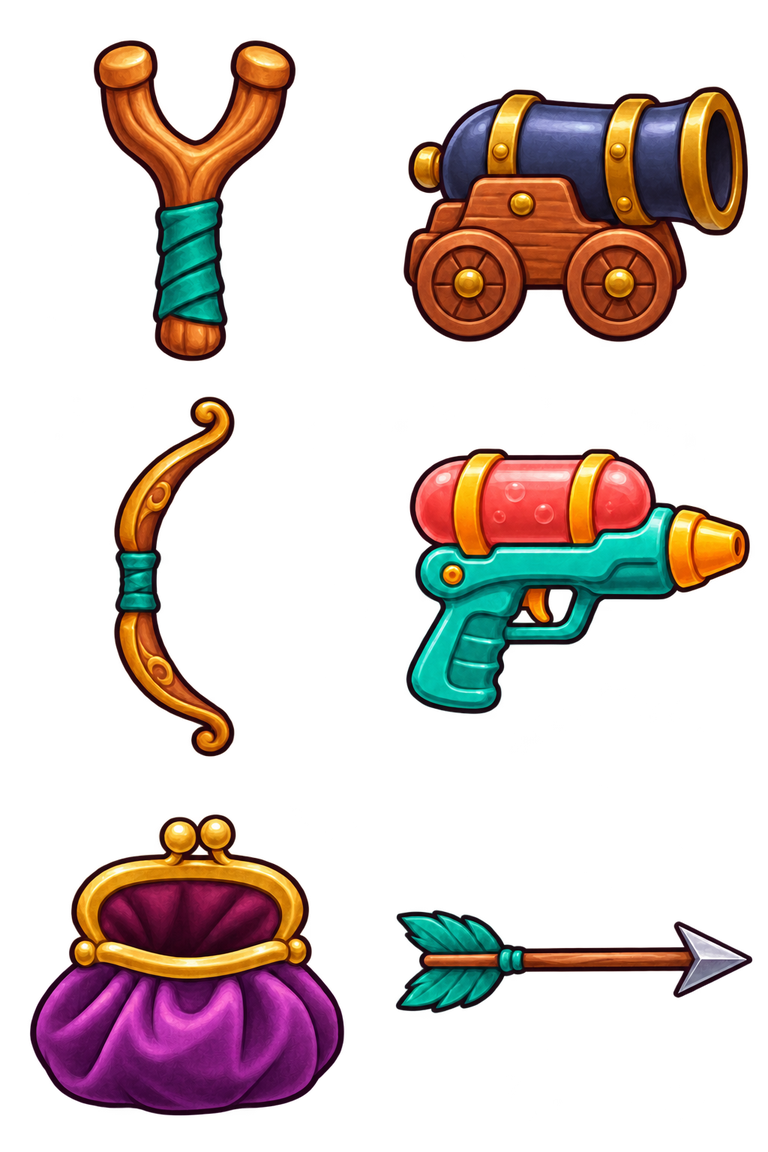
#> input picture workout/island/design/slingshot-cannon-v1/source/components.webp, 768 x 1152 px
$ python synthesize.py
#> lines starting #> are read from the running program, lines starting #| are printed output that depends on the picture
#!/usr/bin/env python3
"""Build the isolated Island armory. Python 3.10+, Pillow, NumPy, FFmpeg.

No network, samples, fonts, or files outside this package are needed. The
image-generation source is committed; all animation, particles and sound are
deterministic. --check validates shipped assets without regenerating them.
"""
from __future__ import annotations

import argparse
import hashlib
import json
import math
from pathlib import Path
import subprocess
import tempfile
import wave

import numpy as np
from PIL import Image, ImageDraw

ROOT = Path(__file__).resolve().parent
SIZE, SCALE, RATE = 256, 3, 44100
BASE = "43b27dc235387e3cb737aee9558cdf9d5fd5a262"
INK = "#382039"
COLORS = {"slingshot": "#f7b54b", "cannon": "#ff9255", "bow": "#69c9ad",
          "water": "#51cfe6", "purse": "#e6a2f4"}
LABELS = {"slingshot": "קלע צבעוני", "cannon": "תותח כבד", "bow": "קשת נוצות",
          "water": "רובה מים", "purse": "ארנק מטבעות"}
COUNTS = {"slingshot": 6, "cannon": 8, "bow": 6, "water": 6, "purse": 6}
DURATIONS = {"slingshot": [90, 100, 140, 55, 70, 95],
             "cannon": [90, 70, 80, 55, 65, 85, 100, 115],
             "bow": [90, 100, 140, 50, 70, 100],
             "water": [80, 70, 80, 55, 65, 90],
             "purse": [90, 90, 120, 60, 90, 100]}
RELEASE = 3
DESCRIPTIONS = {
    "slingshot": "גומי נמתח · 6 פריימים · שלושה צבעים",
    "cannon": "פגז כבד · עשן ירי · 8 פריימים",
    "bow": "מיתר נמתח · חץ עץ עם נוצות טורקיז",
    "water": "לחיצת הדק · טיפות ושובל בועות",
    "purse": "ארנק קופץ · מטבעות זהב · צלצול משעשע",
}


class Art:
    """Supersampled particle/component compositor in 256px coordinates."""
    def __init__(self):
        self.im = Image.new("RGBA", (SIZE * SCALE,) * 2)
        self.d = ImageDraw.Draw(self.im)

    def ellipse(self, box, fill, outline=None, width=1):
        self.d.ellipse(tuple(round(v * SCALE) for v in box), fill,
                       outline, round(width * SCALE))

    def line(self, pts, fill, width=2):
        self.d.line([(round(x * SCALE), round(y * SCALE)) for x, y in pts],
                    fill, round(width * SCALE), joint="curve")

    def polygon(self, pts, fill, outline=None, width=1):
        self.d.polygon([(round(x * SCALE), round(y * SCALE)) for x, y in pts],
                       fill, outline, round(width * SCALE))

    def paste(self, im, box, rotation=0):
        x, y, w, h = box
        layer = im.resize((round(w * SCALE), round(h * SCALE)), Image.Resampling.LANCZOS)
        if rotation:
            layer = layer.rotate(rotation, Image.Resampling.BICUBIC, expand=True)
            x -= (layer.width / SCALE - w) / 2
            y -= (layer.height / SCALE - h) / 2
        self.im.alpha_composite(layer, (round(x * SCALE), round(y * SCALE)))

    def finish(self):
        return self.im.resize((SIZE, SIZE), Image.Resampling.LANCZOS)


def component_sources():
    """Extract the six uniformly placed generated components, preserving alpha."""
    sheet = Image.open(ROOT / "source/components.webp").convert("RGBA")
#> sheet is the input picture: PIL image 768x1152 RGBA; mean R, G, B, A 44.5, 22.8, 19.8, 70.5
    w, h = sheet.width // 2, sheet.height // 3
    parts = {}
    for i, key in enumerate([*COUNTS, "arrow"]):
        cell = sheet.crop((i % 2 * w, i // 2 * h, (i % 2 + 1) * w, (i // 2 + 1) * h))
        # Bounding-box measurement ignores subvisible export noise; pixel alpha is preserved.
        bounds = cell.getchannel("A").point(lambda a: 255 if a > 48 else 0).getbbox()
        x0, y0, x1, y1 = bounds
        parts[key] = cell.crop((max(0, x0 - 2), max(0, y0 - 2), min(w, x1 + 2), min(h, y1 + 2)))
#> this loop made 6 passes
#> (x0, y0, x1, y1) on passes 1 to 6: (94, 40, 296, 361), (19, 86, 364, 342), (114, 12, 235, 373), (22, 64, 366, 330), (30, 46, 344, 348), (12, 142, 369, 245)
#> pass 1, in component_sources, `cell = sheet.crop((i % 2 * w, i // 2 * h, (i % 2 + 1) * w, (i // 2 + 1..`:
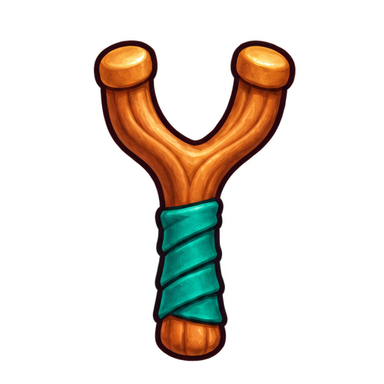
#> cell: PIL image 384x384 RGBA; mean R, G, B, A 23.9, 17.1, 9.5, 47.9; transparent parts drawn white
#> pass 2, in component_sources, `cell = sheet.crop((i % 2 * w, i // 2 * h, (i % 2 + 1) * w, (i // 2 + 1..`:
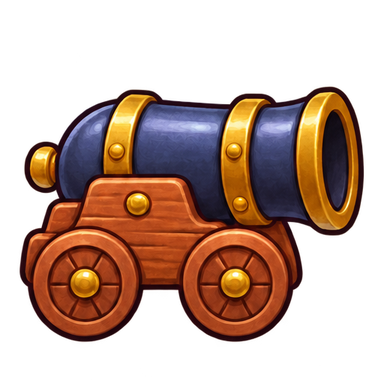
#> cell: PIL image 384x384 RGBA; mean R, G, B, A 59.3, 33, 20.9, 114.5; transparent parts drawn white
#> pass 3, in component_sources, `cell = sheet.crop((i % 2 * w, i // 2 * h, (i % 2 + 1) * w, (i // 2 + 1..`:
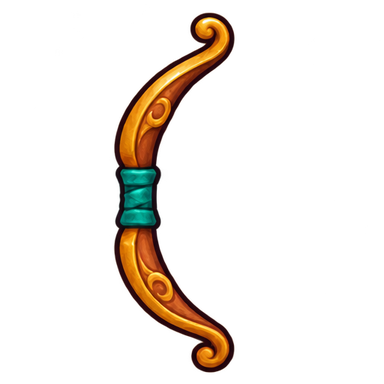
#> cell: PIL image 384x384 RGBA; mean R, G, B, A 15.3, 9.4, 3.4, 27.6; transparent parts drawn white
#> after the loop, parts = 6 items
    return parts


def ball(a, cx, cy, r, color):
    a.ellipse((cx-r, cy-r, cx+r, cy+r), color, INK, max(1, r*.07))
    a.ellipse((cx-r*.65, cy-r*.7, cx+r*.6, cy+r*.4), color)
    a.ellipse((cx-r*.5, cy-r*.62, cx-r*.02, cy-r*.27), (255, 255, 245, 220))
    a.line([(cx-r*.43, cy+r*.56), (cx+r*.35, cy+r*.72)], (255, 255, 255, 105), max(1, r*.06))


# [20 lines left out: functions coin, droplet, not called in this run]


def star(a, cx, cy, r, color, arms=5, inner=.43, rot=0):
    pts = []
    for i in range(arms*2):
        angle = i*math.pi/arms + rot
        radius = r if i % 2 == 0 else r*inner
        pts.append((cx+math.cos(angle)*radius, cy+math.sin(angle)*radius))
    a.polygon(pts, color, INK, 1.7)


# [9 lines left out: function smoke, not called in this run]


def projectile(key, parts, variant=0):
    a = Art()
    if key == "slingshot":
        ball(a, 128, 128, 43, ["#ff6c91", "#4bd2dd", "#b48cff"][variant])
    elif key == "cannon":
        # A heavy, pointed steel shell with brass driving bands, pointing +X.
        a.ellipse((65, 83, 188, 173), "#34465c", INK, 4)
        a.polygon([(152,84),(199,99),(219,128),(199,157),(152,172)], "#64788d", INK, 4)
        a.polygon([(160,91),(198,107),(210,125),(161,113)], "#b0c7d0")
        a.polygon([(70,85),(89,84),(89,172),(70,171)], "#dda642", INK, 3)
        a.line([(74,93),(82,93),(82,162)], "#ffe198", 4)
        a.line([(100,99),(144,99)], "#9aaec2", 5)
        a.polygon([(46,101),(66,111),(66,145),(46,155)], "#d29b40", INK, 3)
    elif key == "bow":
        ar = parts["arrow"]
        a.paste(ar, (18, 97, 220, 220*ar.height/ar.width))
    elif key == "water":
        droplet(a,128,128,42)
        droplet(a,66,97,12, "#7de8f6")
        droplet(a,58,153,8, "#9ceef8")
    else:
        coin(a)
    return a.finish()


def weapon_frame(key, index, parts):
    a = Art()
    body = parts[key]
    recoil = [0, -1, -3, -15, -10, -5, -2, -1][index]
    if key == "slingshot":
        # Projected front/rear tips; the leather pocket pulls left and releases right.
        pocket = [(91,82),(64,92),(37,103),(181,68),(106,74),(89,80)][index]
        rear, front = (112,43), (197,43)
        a.line([rear,pocket], INK,8)
        a.line([rear,pocket], "#d17b47",4)
        a.paste(body, (91,22,128,210))
        a.line([front,pocket], INK,8)
        a.line([front,pocket], "#eea064",4)
        if index < RELEASE:
            a.ellipse((pocket[0]-9,pocket[1]-6,pocket[0]+9,pocket[1]+8), "#6b3d35",INK,2)
            ball(a,pocket[0],pocket[1]-4,10,"#ff6c91")
        else:
            a.line([(pocket[0]-7,pocket[1]),(pocket[0]+7,pocket[1])], "#6b3d35",7)
    elif key == "cannon":
        w=200; h=w*body.height/body.width
        a.paste(body,(30+recoil,220-h+([0,0,0,-3,-1,1,0,0][index]),w,h),[0,.3,.7,2,1,-.4,.2,-.1][index])
        if index in (3,4,5):
            smoke(a,222,100,15+(index-3)*4, 51+index)
            if index == 3:
                star(a,232,103,12,"#ffe6a1",4,.35)
    elif key == "bow":
        a.paste(body,(78,18,78,218))
        pull = [153,119,80,184,145,154][index]
        a.line([(147,29),(pull,126),(149,226)],INK,4)
        a.line([(147,29),(pull,126),(149,226)],"#fff0c7",1.8)
        if index < RELEASE:
            ar=parts["arrow"]
            a.paste(ar,(pull-18,114,100,100*ar.height/ar.width))
    elif key == "water":
        w=211*(1+[0,-.006,-.018,-.04,-.016,.003][index]); h=w*body.height/body.width
        a.paste(body,(23+recoil*.35,217-h,w,h),[0,.3,.6,1.8,.8,-.15][index])
        if index in (3,4):
            droplet(a,235,103,6+(index-3)*2)
            droplet(a,225,85,3)
    else:
        sx=[1,1.05,1.1,.92,.97,1.01][index]
        sy=[1,.93,.83,1.05,1.01,.99][index]
        w,h=188*sx,181*sy
        a.paste(body,(128-w/2,234-h,w,h),[0,-2,-5,7,3,-1][index])
        if index in (2,3,4):
            coin(a,170+(index-2)*24,64-(index-2)*7,10+(index-2),index*.4)
            star(a,209,91,7,"#ffe3a0",4,.27)
    return a.finish()


def trail(key):
    a = Art()
    if key == "slingshot":
        for i,c in enumerate(["#ffd985","#ffaac6","#9eeaf2","#cdb7fc"]):
            x=48+i*43; ball(a,x,128+math.sin(i*2)*6,4+i*2,c)
        a.line([(45,153),(87,150),(132,145),(182,144)],(255,235,186,155),3)
    elif key == "cannon":
        for i in range(7):
            smoke(a,41+i*25,128+math.sin(i*2)*9,10+i*3,60+i)
    elif key == "bow":
        for i in range(4):
            a.line([(27+i*8,105+i*13),(189+i*7,110+i*11)],(144,228,206,100+i*35),2+i%2)
        star(a,212,124,6,"#f8eac0",4,.2)
    elif key == "water":
        for i in range(7):
            droplet(a,34+i*28,128+math.sin(i*1.6)*13,3+i*.95,"#8eeaf5")
        for x,y in [(82,92),(143,160),(190,96)]:
            a.ellipse((x-5,y-5,x+5,y+5),None,"#b8f7fb",1.8)
    else:
        for i in range(4):
            coin(a,47+i*52,128+math.sin(i*2)*10,10+i*2,i*.65)
            star(a,40+i*52,99-i%2*4,5,"#fff0bd",4,.25)
    return a.finish()


def impact(key, variant):
    """Four different silhouettes per weapon: burst, ring, scatter, directional."""
    a=Art(); rng=np.random.default_rng(500+list(COUNTS).index(key)*20+variant)
    tint=COLORS[key]; n=[9,12,7,10][variant]; phase=variant*.47
    if key == "cannon":
        smoke(a,128,137,72,81+variant,warm=True)
        star(a,128,128,[67,54,72,60][variant],"#ee693d",7+variant,.62,phase)
        star(a,128,126,43,"#ffb84f",7,.54,phase+.2)
        star(a,128,123,23,"#fff0bb",5,.6,phase+.4)
    elif key == "water":
        a.ellipse((80,97,179,164),(52,183,222,175),"#2fa4c8",3)
        star(a,128,130,48,"#7ee4f3",8,.48,phase)
        a.ellipse((109,111,143,140),"#cfffff")
    elif key == "purse":
        star(a,128,128,64,"#f8d571",7,.25,phase)
        for i in range(4):
            angle=phase+i*1.7
            coin(a,128+math.cos(angle)*43,128+math.sin(angle)*40,16+i*2,i+phase)
    elif key == "bow":
        star(a,128,128,38,"#e9bd75",7,.4,phase)
        a.ellipse((111,110,143,143),"#71513d",INK,2)
        for i in range(5):
            angle=i*1.3+phase
            x,y=128+math.cos(angle)*50,128+math.sin(angle)*50
            a.polygon([(x-4,y-9),(x+9,y-3),(x+3,y+9),(x-8,y+1)],"#b9824d",INK,1.5)
    else:
        star(a,128,128,51,"#ffe6af",8,.45,phase)
        for i,c in enumerate(["#ff80a4","#62dce3","#b79af5"]):
            angle=i*2.1+phase
            ball(a,128+math.cos(angle)*36,128+math.sin(angle)*31,11+i*2,c)
    if variant == 1:
        a.ellipse((52,52,204,204),None,tint,5)
        a.ellipse((65,65,191,191),None,(255,255,235,180),2)
    for i in range(n):
        angle=i*math.tau/n+phase; dist=rng.uniform(65,91)
        if variant == 3:
            dist*=.65+.4*math.cos(angle)
        x,y=128+math.cos(angle)*dist,128+math.sin(angle)*dist
        if key == "water":
            droplet(a,x,y,rng.uniform(4,9),"#7de9f5",angle)
        elif key == "purse" or (key == "slingshot" and i%3==0):
            star(a,x,y,rng.uniform(4,8),"#fff1b9",4,.24,angle)
        elif key == "cannon":
            a.line([(x,y),(x+math.cos(angle)*12,y+math.sin(angle)*12)],"#ffd386",4)
        else:
            ball(a,x,y,rng.uniform(3,6),tint)
    return a.finish()


# [18 lines left out: function muzzle, not called in this run]


def lp(signal, hz):
    """One-pole low-pass with a zero initial condition (no external DSP dependency)."""
    alpha=1-math.exp(-math.tau*hz/RATE)
    out=np.empty_like(signal); previous=0.
    for i,v in enumerate(signal):
        previous+=alpha*(v-previous);out[i]=previous
    return out


def tone(t, start, end, decay, amp=1):
    # Integral of a linear frequency ramp; avoids discontinuous pitch jumps.
    return amp*np.sin(math.tau*(start*t+(end-start)*t*t/(2*max(t[-1],1/RATE))))*np.exp(-t/decay)


def synth(key, event, variant=0):
    firing=event == "fire"
    duration={"slingshot":.34,"cannon":.95,"bow":.31,"water":.44,"purse":.58}[key]
    if not firing: duration*=.78+variant*.055
    t=np.arange(round(RATE*duration))/RATE
    rng=np.random.default_rng(7300+list(COUNTS).index(key)*100+variant*7+(0 if firing else 53))
    white=rng.normal(0,1,len(t)); pitch=1+variant*.065
    if key == "slingshot":
        f=(370 if firing else 240)*pitch
        phase=math.tau*(f*t+f*.035*(1-np.exp(-t/.035)))
        signal=(np.sin(phase)+.3*np.sin(phase*2.02))*np.exp(-t/.074)
        signal+=.25*(white-lp(white,1500))*np.exp(-t/.012)
        if not firing: signal+=tone(t,165*pitch,70,.1,.5)
    elif key == "cannon":
        signal=2.2*lp(white,720 if firing else 1000)*np.exp(-t/.17)
        signal+=tone(t,105*pitch,32,.18,.9)+tone(t,56,29,.27,.5)
        signal+=.14*(white-lp(white,2500))*np.exp(-t/.016)
        if not firing: signal+=.22*lp(white,1700)*np.exp(-t/.3)
    elif key == "bow":
        signal=tone(t,680*pitch,480,.045,.85)+tone(t,1360*pitch,800,.023,.28)
        signal+=.3*(white-lp(white,1800))*np.exp(-t/.055)
        if not firing:
            signal=tone(t,195*pitch,115,.045,.8)+.8*lp(white,1250)*np.exp(-t/.026)
    elif key == "water":
        signal=.75*(lp(white,6500)-lp(white,650))*np.exp(-t/.075)
        for i in range(5):
            offset=.014+i*.049; s=np.maximum(t-offset,0)
            signal+=.28*np.sin(math.tau*(1100*pitch*s+130*(1-np.exp(-s/.02))))*np.exp(-s/.024)*(t>=offset)
        if not firing: signal+=tone(t,285*pitch,100,.05,.4)
    else:
        signal=np.zeros_like(t)
        # Inharmonic metal partials plus a comic rising "bloop" on purse release.
        for i in range(3 if firing else 2):
            offset=i*.062;s=np.maximum(t-offset,0)
            for ratio,amp,decay in [(1,.42,.09),(2.71,.22,.055),(4.09,.11,.035)]:
                signal+=amp*np.sin(math.tau*(1000+i*170)*pitch*ratio*s)*np.exp(-s/decay)*(t>=offset)
        if firing: signal+=tone(t,170,920,.13,.3)
    signal-=signal.mean()
    fade=min(round(RATE*.006),len(signal)//4)
    signal[:fade]*=np.sin(np.linspace(0,math.pi/2,fade))**2
    # At least 12ms of exact silence at the end, to avoid clicks between repeats.
    tail=round(RATE*.025);signal[-tail:]*=np.linspace(1,0,tail)**2
    signal[-round(RATE*.012):]=0
    signal*=.70/max(float(np.max(np.abs(signal))),1e-12)
    return np.round(signal*32767).astype("<i2")


def encode_audio(key,event,variant=0):
    pcm=synth(key,event,variant)
    suffix=event if event == "fire" else f"impact-{variant+1:02}"
    relative=f"audio/{key}/{suffix}"
    (ROOT / relative).parent.mkdir(parents=True,exist_ok=True)
    with tempfile.TemporaryDirectory(prefix="island-armory-") as tmp:
        wav=Path(tmp)/"original.wav"
        with wave.open(str(wav),"wb") as f:
            f.setnchannels(1);f.setsampwidth(2);f.setframerate(RATE);f.writeframes(pcm.tobytes())
        for ext,codec in [("ogg",["-c:a","libvorbis","-q:a","2"]),
                          ("mp3",["-c:a","libmp3lame","-b:a","48k","-write_xing","1"])]:
            subprocess.run(["ffmpeg","-hide_banner","-loglevel","error","-y","-i",str(wav),
                            "-map_metadata","-1","-fflags","+bitexact",*codec,str(ROOT/f"{relative}.{ext}")],check=True)
    return {"ogg":f"{relative}.ogg","mp3":f"{relative}.mp3","durationMs":round(len(pcm)*1000/RATE),
            "sampleRate":RATE,"channels":1,"sourcePeakDbfs":round(20*math.log10(.7),2),
            "seed":7300+list(COUNTS).index(key)*100+variant*7+(0 if event=="fire" else 53)}


def digest(path):
    return hashlib.sha256(path.read_bytes()).hexdigest()


def build():
    parts=component_sources();frames={};weapons=[];atlases=[]
#> after `parts = component_sources()`: parts = 6 items
#> (the rest of the program and of its run is left out)
